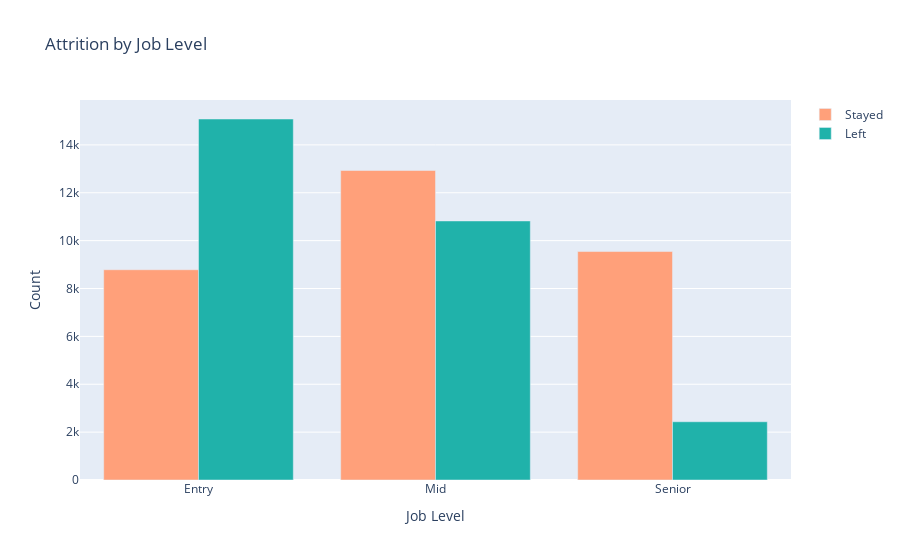

Notebook code cell kept with this figure:
### Code cell
# Creating a plot
fig = go.Figure()

# Adding bar for 'Left'
fig.add_trace(go.Bar(
    x=job_level_attrition.index,
    y=job_level_attrition['Stayed'],
    name='Stayed',
    marker_color='lightsalmon'
))

# Adding bar for 'Stayed'
fig.add_trace(go.Bar(
    x=job_level_attrition.index,
    y=job_level_attrition['Left'],
    name='Left',
    marker_color='lightseagreen'
))

# Adding layout
fig.update_layout(
    title='Attrition by Job Level',
    xaxis_title='Job Level',
    yaxis_title='Count',
    barmode='group'
)

# Displaying the plot
fig.show()

### Figure 1 — Plotly figure (JSON) as saved in the notebook; plotly's stock layout.template omitted (floating-point values rounded to 4 significant figures)
{"data": [{"marker": {"color": "lightsalmon"}, "name": "Stayed", "type": "bar", "x": ["Entry", "Mid", "Senior"], "y": [8785, 12930, 9545]}, {"marker": {"color": "lightseagreen"}, "name": "Left", "type": "bar", "x": ["Entry", "Mid", "Senior"], "y": [15082, 10823, 2433]}], "layout": {"barmode": "group", "title": {"text": "Attrition by Job Level"}, "xaxis": {"title": {"text": "Job Level"}}, "yaxis": {"title": {"text": "Count"}}}}
